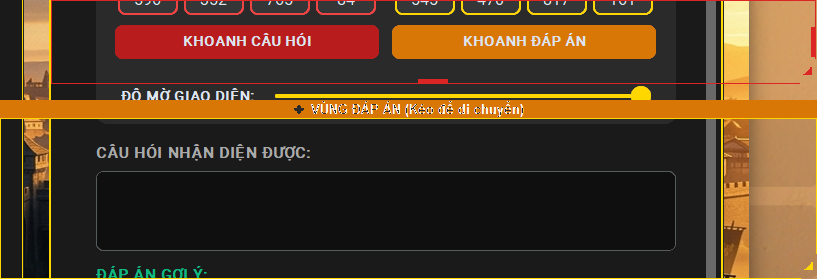
#> input picture debug_ocr/full.png, 817 x 279 px, found by its file name
$ python test_full_ocr.py
#> lines starting #> are read from the running program, lines starting #| are printed output that depends on the picture
import cv2
import pytesseract
from src.core.config import TESSERACT_PATH
pytesseract.pytesseract.tesseract_cmd = TESSERACT_PATH

img_path = r'e:\Tool\QuestionROK\debug_ocr\full.png'
img_np = cv2.imread(img_path)
#> img_np is the input picture: shape (279, 817, 3); mean B, G, R 36.3, 59.1, 83.1

gray = cv2.cvtColor(img_np, cv2.COLOR_BGR2GRAY)
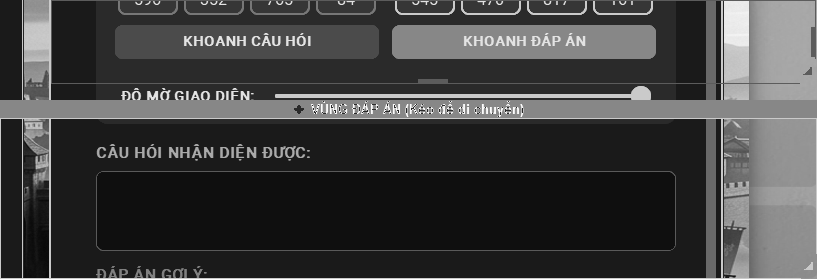
#> gray: shape (279, 817); min 7, max 253, mean 63.6
scale = 2.0
gray = cv2.resize(gray, None, fx=scale, fy=scale, interpolation=cv2.INTER_CUBIC)
#> gray: shape (558, 1634)

#> (the run stopped early here; a loop or call above may not have finished)

$ run again, with debug_ocr/left_half.png copied over debug_ocr/full.png
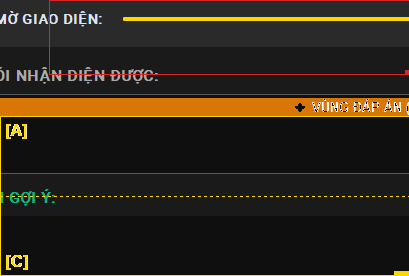
#> input picture debug_ocr/left_half.png, 409 x 276 px, found by its file name
#> img_np is the input picture: shape (276, 409, 3); mean B, G, R 25.3, 37.4, 45.2
#> `gray = cv2.cvtColor(img_np, cv2.COLOR_BGR2GRAY)`:
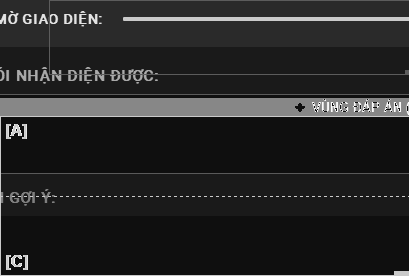
#> gray: shape (276, 409); min 15, max 253, mean 38.3
#> `gray = cv2.resize(gray, None, fx=scale, fy=scale, interpolation=cv2.IN..`:
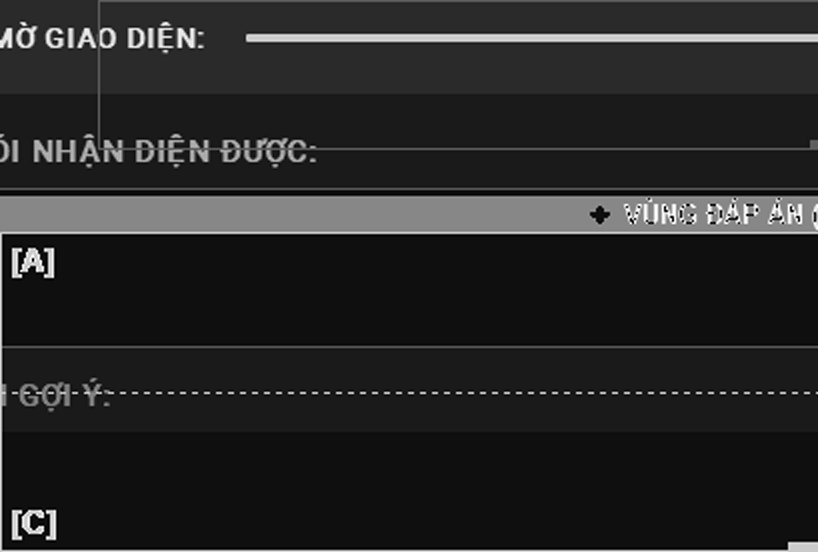
#> gray: shape (552, 818); min 0, max 255, mean 38.3

$ run again, with debug_ocr/opt_a.png copied over debug_ocr/full.png
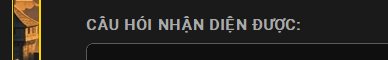
#> input picture debug_ocr/opt_a.png, 388 x 60 px, found by its file name
#> img_np is the input picture: shape (60, 388, 3); mean B, G, R 32.6, 36.6, 39.4
#> `gray = cv2.cvtColor(img_np, cv2.COLOR_BGR2GRAY)`:
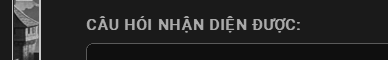
#> gray: shape (60, 388); min 15, max 202, mean 37
#> `gray = cv2.resize(gray, None, fx=scale, fy=scale, interpolation=cv2.IN..`:
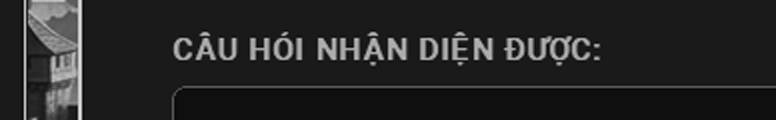
#> gray: shape (120, 776); min 0, max 227, mean 36.9

$ run again, with debug_ocr/opt_b.png copied over debug_ocr/full.png
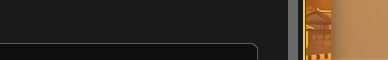
#> input picture debug_ocr/opt_b.png, 388 x 60 px, found by its file name
#> img_np is the input picture: shape (60, 388, 3); mean B, G, R 36.8, 48.4, 59.8
#> `gray = cv2.cvtColor(img_np, cv2.COLOR_BGR2GRAY)`:
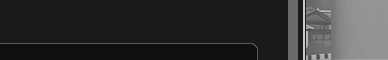
#> gray: shape (60, 388); min 15, max 202, mean 50.5
